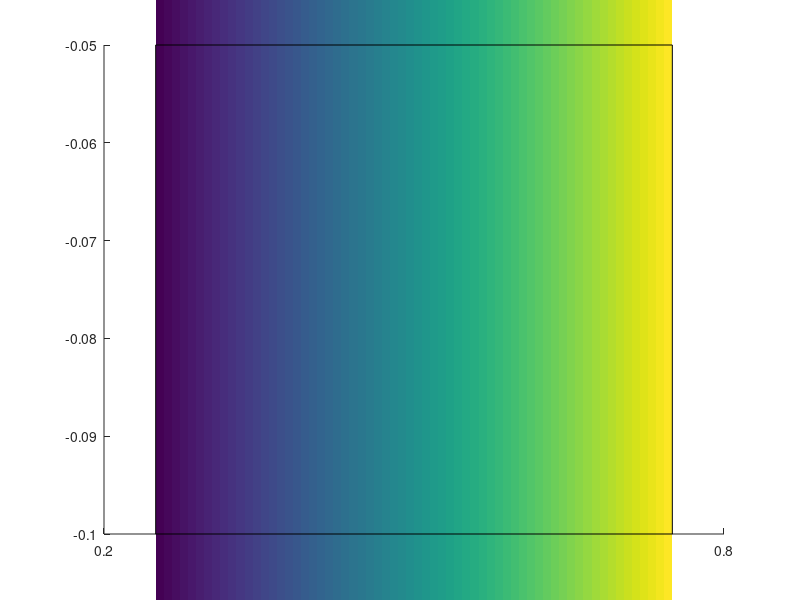

Write MATLAB code to recreate this figure. (Note: this script raises an error after producing the figure.)
% Scale bar
function [ h1, h2 ] = colorscale( varargin )

% size
str = '';
lim1 = '';
lim2 = '';
orientation = 'b';
x = get( gca, 'XLim' );
y = get( gca, 'YLim' );
x = x(1) + [ .25 .75 ] * ( x(2) - x(1) );
y = y(1) - [ .1  .05 ] * ( y(2) - y(1) );
if nargin >= 1, str = varargin{1}; end
if nargin >= 2, x = varargin{2}; end
if nargin >= 3, y = varargin{3}; end
if nargin >= 4, orientation = varargin{4}; end
if nargin >= 5, lim1 = varargin{5}; end
if nargin >= 6, lim2 = varargin{6}; end
x = x(:)';
y = y(:)';

% color image
fg = get( gcf, 'DefaultTextColor' );
cmap = colormap;
clim = caxis;
folded = -clim(1) == clim(2) && all( all( cmap == cmap(end:-1:1,:) ) );
dc = ( clim(2) - clim(1) ) / ( length( cmap ) - 1 );
if folded, clim(1) = 0; end
hold on
if any( strcmp( orientation, { 'l' 'r' } ) )
  xx = x + [ 1 -1 ] * ( x(2) - x(1) ) / 3;
  yy = y + [ 1 -1 ] * .5 * ( y(2) - y(1) ) / ( length( cmap ) - 1 );
  cc = [ clim(1):dc:clim(2) ]';
else
  yy = y + [ 1 -1 ] * ( y(2) - y(1) ) / 3;
  xx = x + [ 1 -1 ] * .5 * ( x(2) - x(1) ) / ( length( cmap ) - 1 );
  cc = clim(1):dc:clim(2);
end
h1(1) = imagesc( sort( xx ), sort( yy ), cc );
h1(2) = plot( x([1 1 2 2 1]), y([1 2 2 1 1]), 'Color', fg );
set( h1, 'Clipping', 'off', 'HitTest', 'off' )
if nargout < 1, clear h1, end

% text
w = [ 1 .5 0; 0 .5 1 ];
h = .33 * [ -1 -1 -1; 1 1 1 ];
switch orientation
case 'b', x = x * w; y = y(1) - y * h; ver = 'top';    rot = 0;
case 't', x = x * w; y = y(2) + y * h; ver = 'bottom'; rot = 0;
case 'l', y = y * w; x = x(1) - x * h; ver = 'bottom'; rot = 90;
case 'r', y = y * w; x = x(2) + x * h; ver = 'top';    rot = 90;
otherwise, error
end
if ~length( lim1 ), lim1 = num2str(clim(1)); end
if ~length( lim2 ), lim2 = num2str(clim(2)); end
h2 = text( x, y, { lim1 str lim2 } )';
set( h2, 'Hor', 'center', 'Ver', ver, 'Rot', rot, 'Clipping', 'off', 'HitTest', 'off' )
if nargout < 2, clear h2, end
